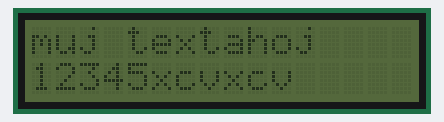
The sketch below on a simulated Arduino Uno, built with avr-gcc and run on an emulated ATmega328P. Shown: 16×2 character LCD.

Above: at 0.1 s.
At 2.34 s:
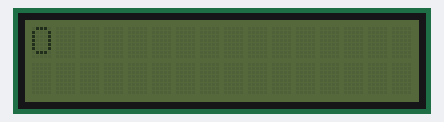
At 4.34 s:
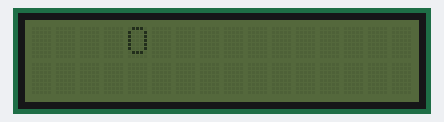
At 6.34 s:
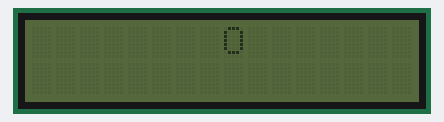
At 10.6 s:
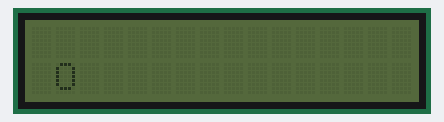
At 18.84 s:
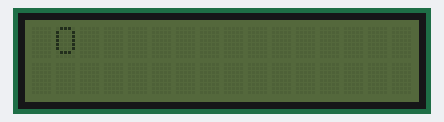

The sketch:

i2c_displej.ino
```cpp
// knihovna I2C
#include <Wire.h>
// komunikace s displejem pomoci I2C
#include <LiquidCrystal_I2C.h>

LiquidCrystal_I2C lcd(0x27, 16, 2);

/*
1. radek ... index 0
1. symbol na radku ... index 0
*/

unsigned long predtim = 0;
byte znak = 0; // 0..255
byte radek = 0;

void setup() {
  lcd.init();
  lcd.clear();
  lcd.print("muj text");
  lcd.print("ahoj");
  lcd.setCursor(0,1); // 1. pozice na radku, 2. radek
  lcd.print("12345xcvxcv");
  delay(2000);
  lcd.clear();
}

void loop() {
  unsigned long ted = millis();
  if (ted - predtim >= 500) {
    // znak = 15, radek = 0
    lcd.clear();
    lcd.setCursor(znak,radek);
    lcd.print("O");
    znak++;
    if (znak == 16 && radek == 0) {
      radek++;
      znak = 0;
    }
    if (znak == 16 && radek == 1) {
      radek = 0;
      znak = 0;
    }
    /*
    if (znak == 16) {
      if (radek == 1) {
        radek = 0;
      } else {
        radek++;
      }
      znak = 0;
    }
    */
    // aktualizuj promennou predtim
    predtim = ted;
  }
}
```

Measured:
- by itself, everything shown: repeats every 16.0 s, in 32 steps
- what the display in image 1 shows lasts 0.5 s, from 2.1 s to 2.6 s
